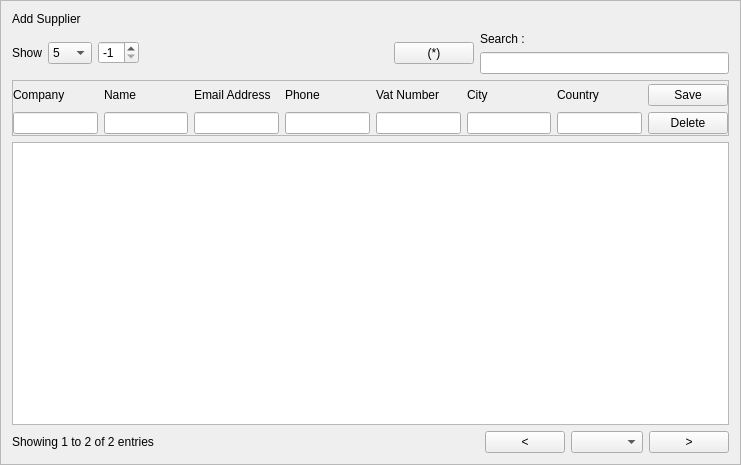
<?xml version="1.0" encoding="UTF-8"?>
<ui version="4.0">
 <class>F_ListSuppliers</class>
 <widget class="QFrame" name="F_ListSuppliers">
  <property name="geometry">
   <rect>
    <x>0</x>
    <y>0</y>
    <width>741</width>
    <height>465</height>
   </rect>
  </property>
  <property name="windowTitle">
   <string>Frame</string>
  </property>
  <property name="frameShape">
   <enum>QFrame::StyledPanel</enum>
  </property>
  <property name="frameShadow">
   <enum>QFrame::Raised</enum>
  </property>
  <layout class="QVBoxLayout" name="verticalLayout">
   <item>
    <widget class="QLabel" name="L_header">
     <property name="text">
      <string>Add Supplier</string>
     </property>
    </widget>
   </item>
   <item>
    <layout class="QHBoxLayout" name="layoutHeader">
     <item>
      <layout class="QHBoxLayout" name="layoutRowBox">
       <item>
        <widget class="QLabel" name="L_show">
         <property name="text">
          <string>Show</string>
         </property>
        </widget>
       </item>
       <item>
        <widget class="QComboBox" name="Cb_rows">
         <item>
          <property name="text">
           <string>5</string>
          </property>
         </item>
         <item>
          <property name="text">
           <string>8</string>
          </property>
         </item>
         <item>
          <property name="text">
           <string>10</string>
          </property>
         </item>
         <item>
          <property name="text">
           <string>15</string>
          </property>
         </item>
         <item>
          <property name="text">
           <string>12</string>
          </property>
         </item>
         <item>
          <property name="text">
           <string>20</string>
          </property>
         </item>
        </widget>
       </item>
      </layout>
     </item>
     <item>
      <widget class="QSpinBox" name="Sb_IDUser">
       <property name="minimum">
        <number>-1</number>
       </property>
       <property name="value">
        <number>-1</number>
       </property>
      </widget>
     </item>
     <item>
      <spacer name="horizontalSpacer_2">
       <property name="orientation">
        <enum>Qt::Horizontal</enum>
       </property>
       <property name="sizeHint" stdset="0">
        <size>
         <width>40</width>
         <height>20</height>
        </size>
       </property>
      </spacer>
     </item>
     <item>
      <widget class="QPushButton" name="Bt_editRow">
       <property name="text">
        <string>(*)</string>
       </property>
      </widget>
     </item>
     <item>
      <layout class="QVBoxLayout" name="layoutSearchBox">
       <item>
        <widget class="QLabel" name="L_search">
         <property name="text">
          <string>Search : </string>
         </property>
        </widget>
       </item>
       <item>
        <widget class="QLineEdit" name="Le_search"/>
       </item>
      </layout>
     </item>
    </layout>
   </item>
   <item>
    <widget class="QFrame" name="frame">
     <property name="frameShape">
      <enum>QFrame::StyledPanel</enum>
     </property>
     <property name="frameShadow">
      <enum>QFrame::Raised</enum>
     </property>
     <layout class="QHBoxLayout" name="horizontalLayout_3">
      <property name="spacing">
       <number>6</number>
      </property>
      <property name="leftMargin">
       <number>0</number>
      </property>
      <property name="topMargin">
       <number>3</number>
      </property>
      <property name="rightMargin">
       <number>0</number>
      </property>
      <property name="bottomMargin">
       <number>1</number>
      </property>
      <item>
       <layout class="QHBoxLayout" name="layoutInputs">
        <property name="spacing">
         <number>6</number>
        </property>
        <item>
         <layout class="QVBoxLayout" name="layoutCompany">
          <item>
           <widget class="QLabel" name="L_company">
            <property name="text">
             <string>Company</string>
            </property>
           </widget>
          </item>
          <item>
           <widget class="QLineEdit" name="Le_company"/>
          </item>
         </layout>
        </item>
        <item>
         <layout class="QVBoxLayout" name="layoutName">
          <item>
           <widget class="QLabel" name="L_name">
            <property name="text">
             <string>Name</string>
            </property>
           </widget>
          </item>
          <item>
           <widget class="QLineEdit" name="Le_name"/>
          </item>
         </layout>
        </item>
        <item>
         <layout class="QVBoxLayout" name="layoutEmail">
          <item>
           <widget class="QLabel" name="L_email">
            <property name="text">
             <string>Email Address</string>
            </property>
           </widget>
          </item>
          <item>
           <widget class="QLineEdit" name="Le_email"/>
          </item>
         </layout>
        </item>
        <item>
         <layout class="QVBoxLayout" name="layoutPhone">
          <item>
           <widget class="QLabel" name="L_phone">
            <property name="text">
             <string>Phone</string>
            </property>
           </widget>
          </item>
          <item>
           <widget class="QLineEdit" name="Le_phone"/>
          </item>
         </layout>
        </item>
        <item>
         <layout class="QVBoxLayout" name="layoutVATNumber">
          <item>
           <widget class="QLabel" name="L_VATNumber">
            <property name="text">
             <string>Vat Number</string>
            </property>
           </widget>
          </item>
          <item>
           <widget class="QLineEdit" name="Le_vatNumber"/>
          </item>
         </layout>
        </item>
        <item>
         <layout class="QVBoxLayout" name="layoutCity">
          <item>
           <widget class="QLabel" name="L_city">
            <property name="text">
             <string>City</string>
            </property>
           </widget>
          </item>
          <item>
           <widget class="QLineEdit" name="Le_city"/>
          </item>
         </layout>
        </item>
        <item>
         <layout class="QVBoxLayout" name="layoutCountry">
          <item>
           <widget class="QLabel" name="L_country">
            <property name="text">
             <string>Country</string>
            </property>
           </widget>
          </item>
          <item>
           <widget class="QLineEdit" name="Le_country"/>
          </item>
         </layout>
        </item>
       </layout>
      </item>
      <item>
       <layout class="QVBoxLayout" name="layoutSubmit">
        <item>
         <widget class="QPushButton" name="Bt_save">
          <property name="text">
           <string>Save</string>
          </property>
         </widget>
        </item>
        <item>
         <widget class="QPushButton" name="bt_cancel">
          <property name="text">
           <string>Delete</string>
          </property>
         </widget>
        </item>
       </layout>
      </item>
     </layout>
    </widget>
   </item>
   <item>
    <widget class="QTableView" name="tableView">
     <attribute name="horizontalHeaderStretchLastSection">
      <bool>true</bool>
     </attribute>
    </widget>
   </item>
   <item>
    <layout class="QHBoxLayout" name="layoutFooter">
     <item>
      <widget class="QLabel" name="L_info">
       <property name="text">
        <string>Showing 1 to 2 of 2 entries</string>
       </property>
       <property name="scaledContents">
        <bool>true</bool>
       </property>
      </widget>
     </item>
     <item>
      <spacer name="horizontalSpacer">
       <property name="orientation">
        <enum>Qt::Horizontal</enum>
       </property>
       <property name="sizeHint" stdset="0">
        <size>
         <width>40</width>
         <height>20</height>
        </size>
       </property>
      </spacer>
     </item>
     <item>
      <layout class="QHBoxLayout" name="layoutPagesCTR">
       <item>
        <widget class="QPushButton" name="Bt_previous">
         <property name="text">
          <string>&lt;</string>
         </property>
        </widget>
       </item>
       <item>
        <widget class="QComboBox" name="Cb_pages"/>
       </item>
       <item>
        <widget class="QPushButton" name="Bt_next">
         <property name="text">
          <string>&gt;</string>
         </property>
        </widget>
       </item>
      </layout>
     </item>
    </layout>
   </item>
  </layout>
 </widget>
 <resources/>
 <connections/>
</ui>
